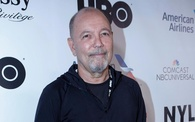
#> input picture 4. Actividades o Asignaciones Resueltas Durante el Curso/4. Laboratorios/lab6/Lab6_C_Files/test-data/test0.jpg, 195 x 122 px, shrunk from 640 x 400 before the run
$ jupyter execute --allow-errors Lab6C_FaceRecognition_CV.ipynb
#> lines starting #> are read from the running program, lines starting #| are printed output that depends on the picture
# Laboratorio 6 Face Recognition usando OpenCV

## Introducción

## OpenCV Face Recognizers

OpenCV cuenta con 3 reconocedores faciales integrados. Estos se pueden utilizar de manera independiente en este código simplemente cambiando una línea de código. Estos son:

1. EigenFaces Face Recognizer Recognizer - `cv2.face.EigenFaceRecognizer_create()`
2. FisherFaces Face Recognizer Recognizer - `cv2.face.FisherFaceRecognizer_create()`
3. Local Binary Patterns Histograms (LBPH) Face Recognizer - `cv2.face.LBPHFaceRecognizer_create()`

En este caso se estará utilizando el reconocedor LBPH.

### Local Binary Patterns Histograms (LBPH) Face Recognizer

Una explicación detallada de LBPH puede ser encontrada en [face detection](https://www.superdatascience.com/opencv-face-detection/).

Los reconocedores de Eigen y Fisher son afectados por la luz y esta es una condición que no se puede garantizar en situaciones de la vida real. El reconocedor usando LBPH es una mejora para superar esta desventaja. Su enfoque es utilizar descriptores locales en la imagen. LBPH trata de encontrar una estructura de la imagen y lo hace mediante la comparación de cada pixel con los de su vecindario.

Se toma una ventana de 3x3 y se mueve a través de la imagen, en cada movimiento se compara el pixel central con los vecinos. Los vecinos con una intensidad menor o igual al del pixel central se marcan utilizando un 1 y los demás con un 0. Estos valores dentro de la ventana se leen en el sentido de las agujas del reloj lo que creará un patrón binario como 11100011 el cual es específico para esta zona de la imagen. Haciendo esto a través de toda la imagen se tendrá una lista de patrones locales binarios.

**LBP Labeling**

Con lo anterior se tiene la parte de los patrones binarios, para la creación del histograma, se convierte cada patron en un número binario (binario -->  digital) y entonces se realiza un histograma de todos los valores decimales.

**Sample Histogram**

Con este enfoque estaremos creando un histograma para cada cara en la imagen. Por lo cual, cuando tenemos un dataset de entrenamiento con 100 caras tendremos 100 histogramas diferentes que se almacenaran para realizar el proceso de reconocimiento posteriormente. El algoritmo sabe que cara pertenece cada histograma. Durante la etapa de reconocimiento se pasará una imagen al reconocedor, el cual calculará el histograma de la cara detectada en la imagen y lo comparará con los histogramas que tiene almacenados, para devolver la categoría que mejor coincida con la imagen en evaluación.

En esta imagen podemos ver como los LBPH no son afectados por los factores de iluminación

**LBP Faces**

**[source](http://docs.opencv.org/2.4/modules/contrib/doc/facerec/facerec_tutorial.html)**

# Proceso de Reconocimiento Facial en OpenCV

El proceso de reconocimiento facial se puede dividir en 3 etapas:

1. **Preparar los datos de entrenamiento:** En este paso se leerán las imágenes de entrenamiento para cada persona con sus etiquetas, se detectaran las caras en cada imagen y se asignan a una etiqueta o label entero.
2. **Entrenar el reconocedor:** En este paso entrenaremos el reconocedor de caras de LBPH enviándole/mostrándole la información que se ha preparado en el paso 1.
3. **Testing:** En esta etapa enviaremos algunas imágenes de prueba, para evaluar si la predicción se realiza de manera correcta.

[cell 1]
#import OpenCV module
import cv2
#import os module for reading training data directories and paths
import os
#import numpy to convert python lists to numpy arrays as
#it is needed by OpenCV face recognizers
import numpy as np

### Training Data

Entre mayor cantidad de imágenes por sujeto, los resultados serán mejores ya que el reconocedor será capaz de aprender datos de la misma persona desde diferentes puntos de vista. En este caso nuestro dataset tiene 12 imágenes de cada sujeto, los cuales se encuentran en el folder `training-data`, este contiene en su interior un folder para cada sujeto que deseamos reconocer  cada folder tiene el formato `sLabel (e.g. s1, s2)` donde el número es la etiqueta entera asignada a acada sujeto.

```
training-data
|-------------- s1
|               |-- 1.jpg
|               |-- ...
|               |-- 12.jpg
|-------------- s2
|               |-- 1.jpg
|               |-- ...
|               |-- 12.jpg
```

El folder _`test-data`_ contiene las imágenes que serán utilizadas para evaluar nuestro reconocedor luego de ser entrenado.

Las etiquetas en OpenCV deben ser de tipo entero, por lo cual se establece una forma de mapeado entre los números y los nombres de las personas. En nuestro caso no se utiliza el 0, por lo cual se deja vacío en la lista que contiene los nombres.

[cell 2]
#there is no label 0 in our training data so subject name for index/label 0 is empty
subjects = ["", "Ruben Blades", "Elvis Presley"]

### Preparar los datos de entrenamiento

Para entrenar el reconocedor OpenCV necesita dos arreglos, uno con los rostros (histograma de patrones) de los sujetos de en el conjunto de entrenamiento y el segundo vector contiene, en el mismo orden, las etiquetas de cada rostro

Por lo cual, si nuestro dataset contiene datos en esta forma:

```
PERSON-1    PERSON-2

img1        img1
img2        img2
```

Las listas producidas tendrán la siguiente estructura.

```
FACES                        LABELS

person1_img1_face              1
person1_img2_face              1
person2_img1_face              2
person2_img2_face              2
```

Esta preparación se puede resumir como:

1. Procesar la carpeta de entrenamiento, de donde se obtendrán la cantidad de personas que estarán en el reconocedor.
2. Para cada sujeto se debe extraer la etiqueta que se le asignará y almacenarla en formato de entero.
3. Leer las imágenes para cada personas y detectar la cara en cada una de estas.
4. Añadir cada cara a la lista de caras y su etiqueta correspondiente a la lista de etiquetas.

[cell 3]
#function to detect face using OpenCV
def detect_face(img):
    #convert the test image to gray image as opencv face detector expects gray images
    gray = cv2.cvtColor(img, cv2.COLOR_BGR2GRAY)

    #load OpenCV face detector, I am using LBP which is fast
    #there is also a more accurate but slow Haar classifier
    face_cascade = cv2.CascadeClassifier('opencv-files/lbpcascade_frontalface.xml')

    #let's detect multiscale (some images may be closer to camera than others) images
    #result is a list of faces
    faces = face_cascade.detectMultiScale(gray, scaleFactor=1.2, minNeighbors=5)

    #if no faces are detected then return original img
    if (len(faces) == 0):
        return None, None

    #under the assumption that there will be only one face,
    #extract the face area
    (x, y, w, h) = faces[0]

    #return only the face part of the image
    return gray[y:y+w, x:x+h], faces[0]

El detector LBP necesita trabajar con imágenes en escala de grises, de igual manera se debe realizar como primer paso un recorte de la ubicación del rostro dentro de la imagen. En este fragmento de código se realiza la conversión de la imagen a escala de grises y se utilizan el `cv2.CascadeClassifier` mediante un modelo de detección de frontal de rostros, para realizar el recorte de la cara en la imagen. Este método devuelve el (x, y, width, height) de la zona en la cual se encuentra el rostro, para que pueda ser extraida utilizando OpenCV

[cell 4]
#this function will read all persons' training images, detect face from each image
#and will return two lists of exactly same size, one list
# of faces and another list of labels for each face
def prepare_training_data(data_folder_path):

    #------STEP-1--------
    #get the directories (one directory for each subject) in data folder
    dirs = os.listdir(data_folder_path)

    #list to hold all subject faces
    faces = []
    #list to hold labels for all subjects
    labels = []

    #let's go through each directory and read images within it
    for dir_name in dirs:

        #our subject directories start with letter 's' so
        #ignore any non-relevant directories if any
        if not dir_name.startswith("s"):
            continue

        #------STEP-2--------
        #extract label number of subject from dir_name
        #format of dir name = slabel
        #, so removing letter 's' from dir_name will give us label
        label = int(dir_name.replace("s", ""))

        #build path of directory containin images for current subject subject
        #sample path_dir_subject = "training-data/s1"
        path_dir_subject = data_folder_path + "/" + dir_name

        #get the images names that are inside the given subject directory
        subject_images_names = os.listdir(path_dir_subject)

        #------STEP-3--------
        #go through each image name, read image,
        #detect face and add face to list of faces
        for image_name in subject_images_names:

            #ignore system files like .DS_Store
            if image_name.startswith("."):
                continue

            #build image path
            #sample image path = training-data/s1/1.pgm
            image_path = path_dir_subject + "/" + image_name

            #read image
            image = cv2.imread(image_path)

            #display an image window to show the image
            cv2.imshow("Training on image...", image)
            cv2.waitKey(100)

            #detect face
            face, rect = detect_face(image)

            #------STEP-4--------
            #for the purpose of this tutorial
            #we will ignore faces that are not detected
            if face is not None:
                #add face to list of faces
                faces.append(face)
                #add label for this face
                labels.append(label)

    cv2.destroyAllWindows()
    cv2.waitKey(1)
    cv2.destroyAllWindows()

    return faces, labels

Esta función cumple la misión de preparar los datos de entrenamiento, recibiendo la ruta de la carpeta de entrenamiento y devolviendo las listas de caras y etiquetas de cada cara.

[cell 5]
#let's first prepare our training data
#data will be in two lists of same size
#one list will contain all the faces
#and other list will contain respective labels for each face
print("Preparing data...")
#> (the rest of this cell did not finish here and is left out)

### Train Face Recognizer

[cell 6]
#create our LBPH face recognizer
face_recognizer = cv2.face.LBPHFaceRecognizer_create()

#or use EigenFaceRecognizer by replacing above line with
#face_recognizer = cv2.face.EigenFaceRecognizer_create()

#or use FisherFaceRecognizer by replacing above line with
#face_recognizer = cv2.face.FisherFaceRecognizer_create()

En este paso procedemos a instanciar el reconocedor y posteriormente se realiza el entrenamiento del mismo utilizando el método  `train(faces-vector, labels-vector)` el cual recibe la lista de caras y etiquetas del conjunto de entrenamiento.

#> (a cell that did not finish here is left out)

### Predicción

[cell 8]
#function to draw rectangle on image
#according to given (x, y) coordinates and
#given width and heigh
def draw_rectangle(img, rect):
    (x, y, w, h) = rect
    cv2.rectangle(img, (x, y), (x+w, y+h), (0, 255, 0), 2)

#function to draw text on give image starting from
#passed (x, y) coordinates.
def draw_text(img, text, x, y):
    cv2.putText(img, text, (x, y), cv2.FONT_HERSHEY_PLAIN, 1.5, (0, 255, 0), 2)

Estas funciones dibujarán un rectángulo sobre el rostro detectado y escribiran la etiqueta que ha definido el detector que corresponde con el rostro.

[cell 9]
#this function recognizes the person in image passed
#and draws a rectangle around detected face with name of the
#subject
def predict(test_img):
    #make a copy of the image as we don't want to chang original image
    img = test_img.copy()
    #detect face from the image
    face, rect = detect_face(img)

    #predict the image using our face recognizer
    label= face_recognizer.predict(face)
    print(label[1])  #valor de confidence, es una distancia entre más pequeño más cerca por lo tanto mejor
    #get name of respective label returned by face recognizer
    label_text = subjects[label[0]]

    #draw a rectangle around face detected
    draw_rectangle(img, rect)
    #draw name of predicted person
    draw_text(img, label_text, rect[0], rect[1]-5)

    return img

En este caso utilizamos el reconocedor entrenado para definir una etiqueta para un rostro en una imagen de prueba. Para esto se utiliza el método `predict(face)`, este retorna una tupla que contendrá el label(entero) al cual el reconocedor asignó la imagen y también un valor de confianza/probabilidad de dicho resultado.

[cell 10]
print("Predicting images...")

#load test images
test_img1 = cv2.imread("test-data/test0.jpg")
#> test_img1 is the input picture: shape (122, 195, 3); mean B, G, R 163.8, 147.3, 141.5
test_img2 = cv2.imread("test-data/test6.jpg")
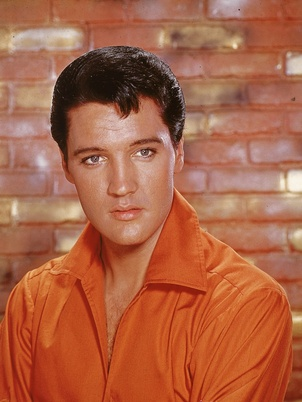
#> input picture 4. Actividades o Asignaciones Resueltas Durante el Curso/4. Laboratorios/lab6/Lab6_C_Files/test-data/test6.jpg, 302 x 402 px, shrunk from 992 x 1323 before the run
#> test_img2 is the input picture: shape (402, 302, 3); mean B, G, R 69.8, 98.9, 171.8

###Si no detecta caras en la imagen dará un error

#perform a prediction
#> (the rest of this cell did not finish here and is left out)

#> in detect_face, `gray = cv2.cvtColor(img, cv2.COLOR_BGR2GRAY)`:
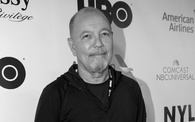
#> gray: shape (122, 195); min 1, max 252, mean 147.5
#> in detect_face, `faces = face_cascade.detectMultiScale(gray, scaleFactor=1.2, minNeighb..`: faces = [[70, 17, 50, 50]]
#> in detect_face, `(x, y, w, h) = faces[0]`: x = 70; y = 17; w = 50
#> in predict, `face, rect = detect_face(img)`:
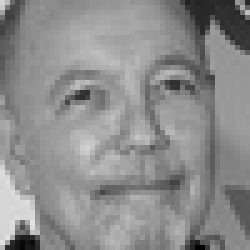
#> face: shape (50, 50) (shown 5 times larger); min 2, max 228, mean 140.4
#> in predict, `face, rect = detect_face(img)`: rect = [70, 17, 50, 50]
predicted_img2 = predict(test_img2)
print("Prediction complete")

#display both images
cv2.imshow(subjects[1], predicted_img1)
cv2.imshow(subjects[2], predicted_img2)
cv2.waitKey(0)
cv2.destroyAllWindows()
